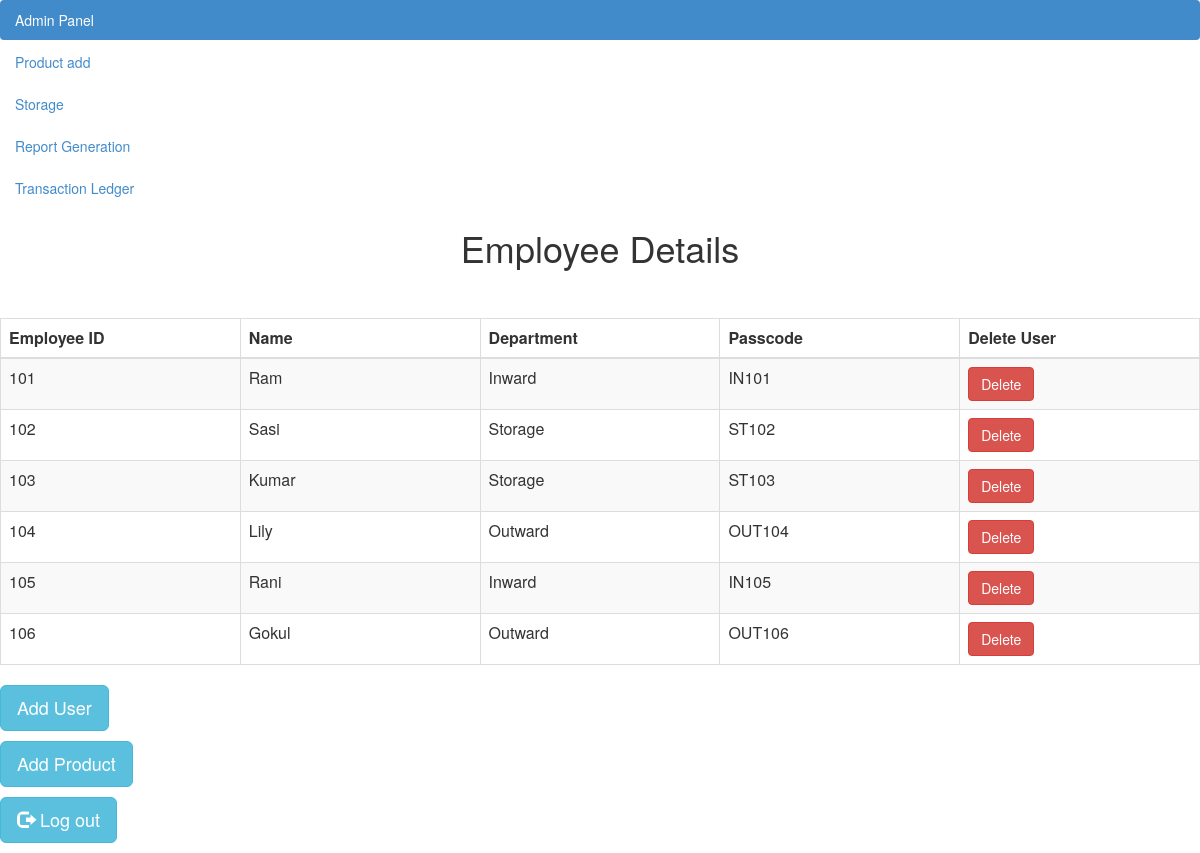
The app's page /admin_home.php (signed in) with its own data.
### tables this page shows
CREATE TABLE IF NOT EXISTS `employees` (
  `emp_no` int(11) NOT NULL,
  `passcode` varchar(20) NOT NULL,
  `birth_date` date NOT NULL,
  `Name` varchar(14) NOT NULL,
  `gender` enum('M','F') NOT NULL,
  `hire_date` date NOT NULL,
  `dept` int(11) DEFAULT NULL,
  PRIMARY KEY (`emp_no`),
  KEY `dept` (`dept`)
);

### admin_home.php (the view, shortened to what this page needs)
<html>
<head lang="en">
    <link type="text/css" rel="stylesheet" href="bootstrap-3.2.0-dist\css\bootstrap.css">
</head>
<body>
<ul class="nav nav-pills nav-stacked">
    <li class="active"><a href="#">Admin Panel</a></li>
    <li><a href="admin_add.php">Product add</a></li>
    <li><a href="move_out.php">Storage</a></li>
    <li><a href="ReportGeneration.php">Report Generation</a></li>
    <li><a href="tran_id.php">Transaction Ledger</a></li >
</ul>
<div class="table-scrol">
    <h1 align="center">Employee Details</h1>
    <div class="table-responsive">
        <table class="table table-bordered table-hover table-striped" style="table-layout: fixed">
            <thead>
            <tr>
                <th>Employee ID</th>
                <th>Name</th>
                <th>Department</th>
                <th>Passcode</th>
                <th>Delete User</th>
            </tr>
            </thead>
            <?php
            include("database/db_conection.php");
            $view_users_query="select * from employees";
            $run=mysqli_query($dbcon,$view_users_query);
            $dept = array("Inward", "Storage", "Outward");
            while($row=mysqli_fetch_array($run))
            {
                $user_id=$row[0];
                $user_name=$row[3];
                $user_pass=$row[1];
                $user_dept=$row[6];
            ?>
            <tr>
                <td><?php echo $user_id;  ?></td>
                <td><?php echo $user_name;  ?></td>
                <td><?php echo $dept[$user_dept-1];  ?></td>
                <td><?php echo $user_pass;  ?></td>
                <td>
                    <a href="delete.php?del=<?php echo $user_id ?>">
                    <button class="btn btn-danger">Delete</button>
                    </a>
                </td>
            </tr>
            <?php } ?>
        </table>
    </div>
</div>
<p>
    <a href="add.html" class="btn btn-info btn-lg">
        Add User
    </a>
</p>
<p>
    <a href="admin_add.php" class="btn btn-info btn-lg">
        Add Product
    </a>
</p>
<p>
    <a href="logout.php" class="btn btn-info btn-lg">
        <span class="glyphicon glyphicon-log-out"></span> Log out
    </a>
</p>
</body>
</html>

### admin_home.php (style rules this page uses)
.table { margin-top: 50px; }

### records on screen
employees: emp_no "101", Name "Ram", dept "Inward", passcode "IN101"
employees: emp_no "102", Name "Sasi", dept "Storage", passcode "ST102"
employees: emp_no "103", Name "Kumar", dept "Storage", passcode "ST103"
employees: emp_no "104", Name "Lily", dept "Outward", passcode "OUT104"
employees: emp_no "105", Name "Rani", dept "Inward", passcode "IN105"
employees: emp_no "106", Name "Gokul", dept "Outward", passcode "OUT106"
